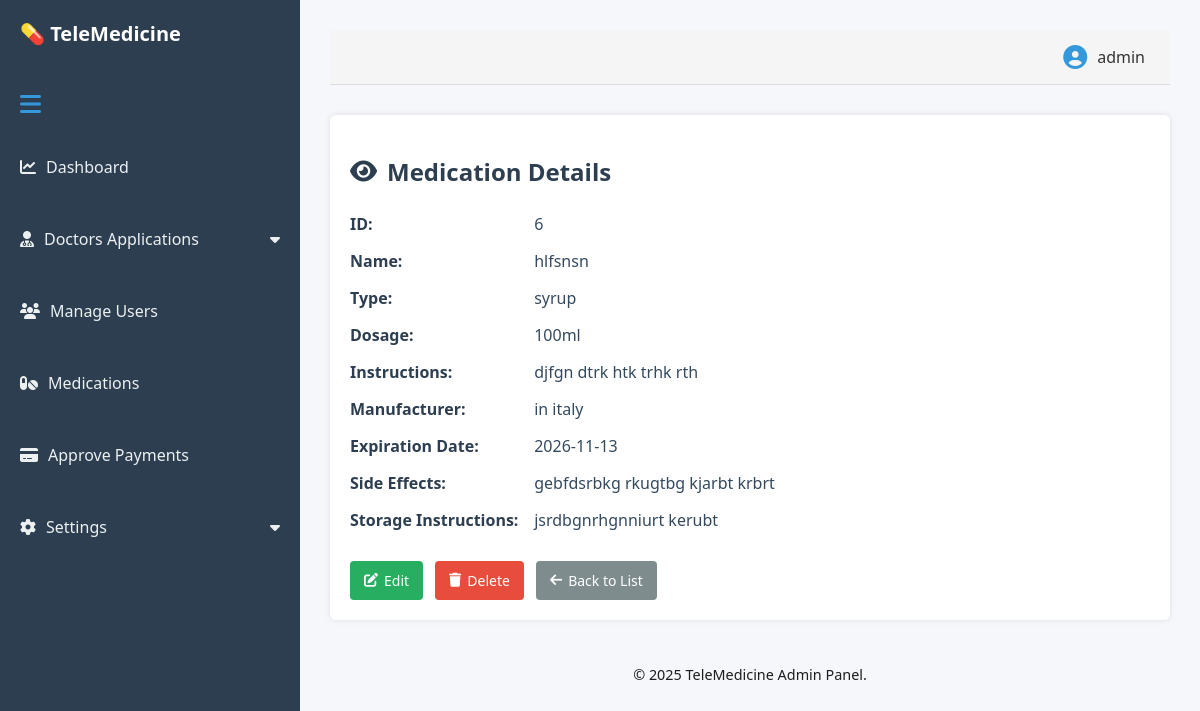
Page /admin/view_medication.php?id=6 (signed in) on the committed database.
### tables this page shows
CREATE TABLE IF NOT EXISTS `users` (
  `id` int NOT NULL AUTO_INCREMENT,
  `name` varchar(100) NOT NULL,
  `gender` varchar(10) DEFAULT NULL,
  `email` varchar(100) NOT NULL,
  `password` varchar(255) NOT NULL,
  `role` enum('user','doctor','admin') DEFAULT 'user',
  `status` enum('active','suspended') NOT NULL DEFAULT 'active',
  `created_at` timestamp NULL DEFAULT CURRENT_TIMESTAMP,
  `age` int DEFAULT NULL,
  `city` varchar(100) DEFAULT NULL,
  `phone` varchar(20) DEFAULT NULL,
  `photo` varchar(255) DEFAULT NULL,
  PRIMARY KEY (`id`),
  UNIQUE KEY `email` (`email`)
);

CREATE TABLE IF NOT EXISTS `medications` (
  `id` int NOT NULL AUTO_INCREMENT,
  `name` varchar(100) NOT NULL,
  `type` varchar(50) NOT NULL,
  `dosage` varchar(50) NOT NULL,
  `instructions` text,
  `manufacturer` varchar(255) NOT NULL,
  `expiration_date` date NOT NULL,
  `side_effects` text,
  `storage` text,
  `created_at` timestamp NULL DEFAULT CURRENT_TIMESTAMP,
  PRIMARY KEY (`id`)
);

### admin/view_medication.php (the view, shortened to what this page needs)
<?php
include '../includes/db.php';
$adminId = $_SESSION['user_id'];
$result = mysqli_query($conn, "SELECT name FROM users WHERE id = $adminId");
$username = ($row = mysqli_fetch_assoc($result)) ? $row['name'] : "Admin";
$id = isset($_GET['id']) ? intval($_GET['id']) : 0;
$stmt = $conn->prepare("SELECT * FROM medications WHERE id = ?");
$stmt->bind_param("i", $id);
$stmt->execute();
$medication = $stmt->get_result()->fetch_assoc();
?>
<!DOCTYPE html>
<html>
<head>
    <link rel="stylesheet" href="../css/admin.css">
    <link rel="stylesheet" href="https://cdnjs.cloudflare.com/ajax/libs/font-awesome/6.5.0/css/all.min.css" />
</head>
<body>
<div class="admin-container">
    <div class="sidebar">
        <div class="logo">
            <span>💊 TeleMedicine</span>
        </div>
        <div class="sidebar-toggle" title="Toggle Sidebar">
            <i class="fas fa-bars"></i>
        </div>
        <ul>
            <li><a href="dashboard.php"><i class="fas fa-chart-line"></i> <span>Dashboard</span></a></li>
            <li>
                <a href="#" class="dropdown-btn">
                    <i class="fas fa-user-md"></i> <span>Doctors Applications</span>
                    <i class="fas fa-caret-down"></i>
                </a>
            </li>
            <li><a href="view_users.php"><i class="fas fa-users"></i> <span>Manage Users</span></a></li>
            <li><a href="medications.php" class="active"><i class="fas fa-pills"></i> <span>Medications</span></a></li>
            <li><a href="approve_payments.php"><i class="fas fa-credit-card"></i> <span>Approve Payments</span></a></li>
            <li>
                <a href="#" class="dropdown-btn">
                    <i class="fas fa-cog"></i> <span>Settings</span>
                    <i class="fas fa-caret-down"></i>
                </a>
            </li>
        </ul>
    </div>
    <div class="main-content">
        <header class="admin-header">
            <div class="admin-profile">
                <i class="fas fa-user-circle"></i> <span><?= htmlspecialchars($username) ?></span>
            </div>
        </header>
        <div class="content-area">
            <h2><i class="fas fa-eye"></i> Medication Details</h2>
            <div class="med-detail"><strong>ID:</strong> <span><?= $medication['id'] ?></span></div>
            <div class="med-detail"><strong>Name:</strong> <span><?= htmlspecialchars($medication['name']) ?></span></div>
            <div class="med-detail"><strong>Type:</strong> <span><?= htmlspecialchars($medication['type']) ?></span></div>
            <div class="med-detail"><strong>Dosage:</strong> <span><?= htmlspecialchars($medication['dosage']) ?></span></div>
            <div class="med-detail"><strong>Instructions:</strong> <span><?= nl2br(htmlspecialchars($medication['instructions'])) ?></span></div>
            <div class="med-detail"><strong>Manufacturer:</strong> <span><?= htmlspecialchars($medication['manufacturer']) ?></span></div>
            <div class="med-detail"><strong>Expiration Date:</strong> <span><?= htmlspecialchars($medication['expiration_date']) ?></span></div>
            <div class="med-detail"><strong>Side Effects:</strong> <span><?= nl2br(htmlspecialchars($medication['side_effects'])) ?></span></div>
            <div class="med-detail"><strong>Storage Instructions:</strong> <span><?= nl2br(htmlspecialchars($medication['storage'])) ?></span></div>
            <div class="action-buttons">
                <a href="edit_medication.php?id=<?= $medication['id'] ?>" class="action-btn edit">
                    <i class="fas fa-edit"></i> Edit
                </a>
                <a href="delete_medication.php?id=<?= $medication['id'] ?>" class="action-btn delete"
                   onclick="return confirm('Are you sure you want to delete this medication?');">
                    <i class="fas fa-trash"></i> Delete
                </a>
                <a href="medications.php" class="action-btn back">
                    <i class="fas fa-arrow-left"></i> Back to List
                </a>
            </div>
        </div>
        <footer>
            &copy; <?= date("Y") ?> TeleMedicine Admin Panel.
        </footer>
    </div>
</div>
</body>
</html>

### css/admin.css (style rules this page uses)
body { margin: 0; font-family: 'Segoe UI', sans-serif; background: #f5f7fa; }
.admin-container { display: flex; }
.sidebar { width: 300px; background: #2c3e50; color: white; min-height: 100vh; padding: 20px 0; position: fixed; }
.sidebar .logo { display: flex; align-items: center; padding: 0 20px 30px; }
.sidebar .logo span { font-size: 20px; font-weight: bold; }
.sidebar ul { list-style: none; padding: 0; }
.sidebar ul li { margin-bottom: 30px; }
.sidebar ul li a { color: white; text-decoration: none; display: flex; align-items: center; padding: 12px 25px; transition: 0.3s; }
.sidebar ul li a i { margin-right: 10px; }
.main-content { margin-left: 300px; padding: 30px; flex-grow: 1; }
.admin-header { display: flex; justify-content: flex-end; align-items: center; padding: 15px 25px; background-color: #f5f5f5; border-bottom: 1px solid #ddd; }
.admin-profile { display: flex; align-items: center; gap: 10px; font-size: 16px; font-weight: 500; color: #333; }
.admin-profile i { font-size: 24px; color: #3498db; }

### admin/view_medication.php (style rules this page uses)
body { font-family: 'Segoe UI', sans-serif; }
.content-area { padding: 20px; max-width: 800px; margin: 0 auto; margin-top: 30px; background: #fff; box-shadow: 0 0 6px rgba(0,0,0,0.1); border-radius: 6px; }
.content-area h2 { margin-bottom: 25px; display: flex; align-items: center; gap: 10px; color: #2c3e50; }
.med-detail { margin-bottom: 15px; }
.med-detail strong { display: inline-block; width: 180px; color: #2c3e50; }
.med-detail span { color: #34495e; }
.action-buttons { margin-top: 30px; display: flex; gap: 12px; flex-wrap: wrap; }
.action-btn { background: #3498db; color: white; border: none; padding: 10px 14px; border-radius: 4px; text-decoration: none; font-size: 14px; display: inline-flex; align-items: center; gap: 6px; cursor: pointer; }
.action-btn.edit { background: #27ae60; }
.action-btn.delete { background: #e74c3c; }
.action-btn.back { background: #7f8c8d; }
.sidebar-toggle { user-select: none; cursor: pointer; color: #3498db; padding: 10px 20px; font-size: 1.5em; }
.sidebar ul li a, .sidebar ul li .dropdown-btn { display: flex; align-items: center; color: #ecf0f1; padding: 10px 20px; text-decoration: none; }
.sidebar ul li a i, .sidebar ul li .dropdown-btn i { margin-right: 10px; }
.sidebar ul li .dropdown-btn i:last-child { margin-left: auto; margin-right: 0; }
footer { color: rgb(29, 31, 31); text-align: center; padding: 15px 0; width: 100%; font-size: 0.9em; margin-top: 30px; }

### rows in the picture
users: name "admin"
medications: id "6", name "hlfsnsn", type "syrup", dosage "100ml", instructions "djfgn dtrk htk trhk rth", manufacturer "in italy", expiration_date "2026-11-13", side_effects "gebfdsrbkg rkugtbg kjarbt krbrt", storage "jsrdbgnrhgnniurt kerubt"
